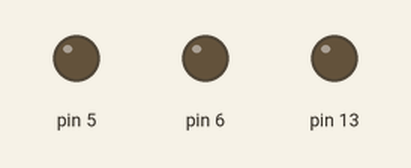
The program below on a simulated Arduino Uno, built with avr-gcc and run on an emulated ATmega328P. On the bench: output pins drawn as LEDs (lit = HIGH).

Above: at 0.1 s.
At 4.9 s:
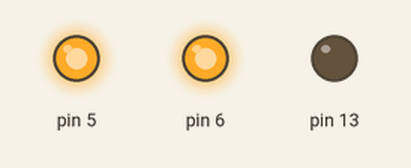
At 10.1 s:
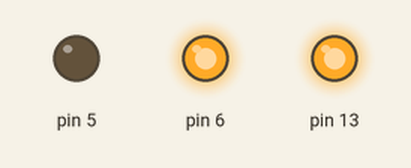
At 19.9 s:
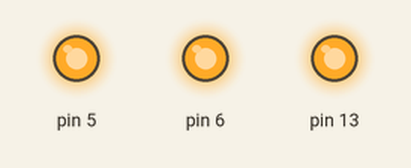
At 29.9 s:
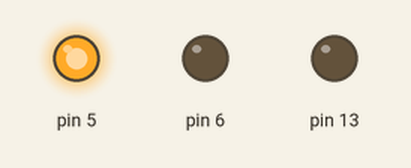
At 39.9 s:
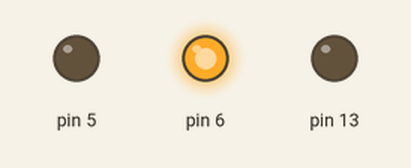
Timing chart, 0 to 40.0 s (numbered marks = the images above):
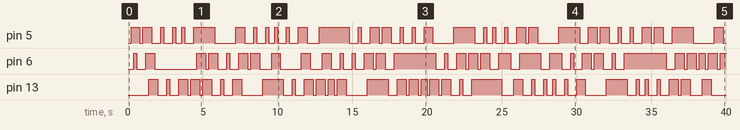

The program:

main.cpp
```cpp
#include "Arduino.h"
#include "led.h"
#include "timer.h"

#define LED1 13
#define LED2 6
#define LED3 5

Led* l1;
Led* l2;
Led* l3;

void setup() {
  Serial.begin(9600);
  l1 = new Led(LED1, 0.5);
  l2 = new Led(LED2, 3);
  l3 = new Led(LED3, 5);
}

void loop(){
  l1->Blink();
  l2->Blink();
  l3->Blink();
 }
```

led.cpp
```cpp
#include "led.h"
#include "timer.h"

Timer* _t;

  Led::Led (uint8_t pin, double freq) {
    _pin = pin;
    _freq = freq;
    _state = false;
    pinMode(_pin, OUTPUT);
    _t = new Timer(_freq);
  }

  void Led::Blink(){
    if(_t->Deadline()) {
      _state = !_state;
      digitalWrite(_pin, _state);
    }
  }
```

led.h
```cpp
#ifndef _LED_H
#define  _LED_H

#include "Arduino.h"

class Led {
public:
  Led (uint8_t pin, double freq);
  void Blink();
private:
  uint8_t _pin;
  double _freq;
  uint8_t _state;
};

#endif
```

timer.cpp
```cpp
#include "timer.h"
#include "Arduino.h"

Timer::Timer(double freq) {
  _freq = freq;
  _prevMs = 0;
}

bool Timer::Deadline() {
  unsigned long _freqToMs = ((1 / _freq) * 1000);
  if ((millis() - _prevMs) >= _freqToMs ) {
    _prevMs = millis();
    return true;
  }
  return false;
}
```

timer.h
```cpp
#ifndef _TIMER_H
#define  _TIMER_H

#include "Arduino.h"

class Timer {
public:
  Timer (double freq);
  bool Deadline();
private:
  double _freq;
  uint32_t _prevMs;
};

#endif
```

Measured:
- by itself, pin 5: LOW → HIGH at 0.20 s, → LOW 0.60 s later, → HIGH 0.20 s later, → LOW 0.60 s later, … (68 changes in this stretch)
- by itself, pin 6: LOW → HIGH at 0.40 s, → LOW 0.20 s later, → HIGH 0.60 s later, → LOW 0.60 s later, … (63 changes in this stretch)
- by itself, pin 13: LOW → HIGH at 1.4 s, → LOW 0.60 s later, → HIGH 0.60 s later, → LOW 0.20 s later, … (68 changes in this stretch)
